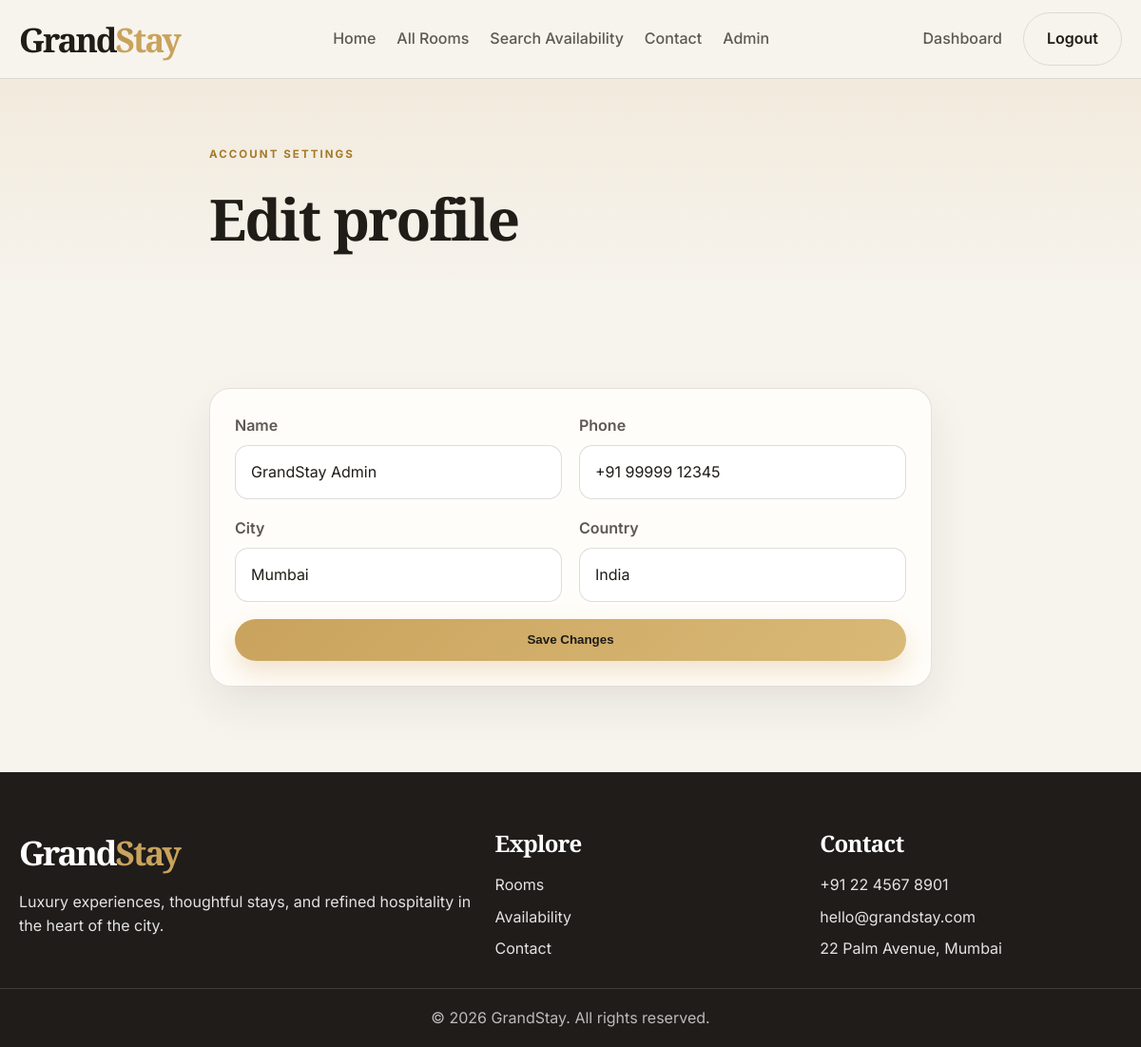
Screenshot of /profile (signed in) with the database file from the repository.
### tables this page shows
CREATE TABLE users (
            id INTEGER PRIMARY KEY AUTOINCREMENT,
            name TEXT NOT NULL,
            email TEXT NOT NULL UNIQUE,
            phone TEXT,
            password_hash TEXT NOT NULL,
            role TEXT DEFAULT 'customer',
            city TEXT,
            country TEXT,
            created_at TEXT DEFAULT CURRENT_TIMESTAMP
        );

### app.py (the view, shortened to what this page needs)
@login_required
@app.route("/profile", methods=["GET", "POST"])
def profile():
    user = get_logged_user()
    return render_template("profile.html", user=user)

### app.py (called while the page is built)
def get_db():
    if "db" not in g:
        conn = sqlite3.connect(DB_PATH)
        conn.row_factory = sqlite3.Row
        g.db = conn
    return g.db

def query_db(query, params=(), one=False):
    rows = get_db().execute(query, params).fetchall()
    if one:
        return dict(rows[0]) if rows else None
    return [dict(row) for row in rows]

def get_logged_user():
    user_id = session.get("user_id")
    if not user_id:
        return None
    return query_db("SELECT * FROM users WHERE id = ?", (user_id,), one=True)

@app.context_processor
def inject_user():
    return {"current_user": get_logged_user()}

### templates/profile.html (shortened to what this page needs)
{% extends 'base.html' %}
{% block content %}
<section class="inner-banner">
    <div class="container small-container">
        <p class="eyebrow">Account settings</p>
        <h1>Edit profile</h1>
    </div>
</section>
<section class="section">
    <div class="container auth-box">
        <div class="auth-panel large-panel">
            <form method="post" action="{{ url_for('profile') }}">
                <div class="two-col">
                    <div class="input-group">
                        <label>Name</label>
                        <input type="text" name="name" value="{{ user.name }}" required>
                    </div>
                    <div class="input-group">
                        <label>Phone</label>
                        <input type="tel" name="phone" value="{{ user.phone or '' }}">
                    </div>
                </div>
                <div class="two-col">
                    <div class="input-group">
                        <label>City</label>
                        <input type="text" name="city" value="{{ user.city or '' }}">
                    </div>
                    <div class="input-group">
                        <label>Country</label>
                        <input type="text" name="country" value="{{ user.country or '' }}">
                    </div>
                </div>
                <button type="submit" class="btn btn-primary full-width">Save Changes</button>
            </form>
        </div>
    </div>
</section>
{% endblock %}

### static/css/style.css (style rules this page uses)
* { box-sizing: border-box; }
:root { --bg: #f7f4ee; --panel: #fffdf9; --panel-alt: #f3efe7; --text: #201c17; --muted: #5d5852; --gold: #c9a35d; --gold-deep: #a57a2a; --dark: #1d1b18; --border: rgba(32, 28, 23, 0.12); --success: #1d7a4d; --error: #b64545; --shadow: 0 20px 45px rgba(32, 28, 23, 0.08); }
html { scroll-behavior: smooth; }
body { margin: 0; font-family: 'Inter', sans-serif; background: var(--bg); color: var(--text); line-height: 1.6; }
p, h1, h2, h3, h4 { margin-top: 0; }
h1, h2, h3, h4, .brand { font-family: 'Cormorant Garamond', serif; font-weight: 700; letter-spacing: -0.03em; }
.container { width: min(1180px, calc(100% - 40px)); margin: 0 auto; }
.small-container { width: min(760px, calc(100% - 40px)); margin: 0 auto; }
.eyebrow { text-transform: uppercase; letter-spacing: 0.18em; font-size: 0.72rem; color: var(--gold-deep); font-weight: 700; margin-bottom: 0.65rem; }
.btn { display: inline-flex; align-items: center; justify-content: center; border: none; border-radius: 999px; padding: 0.9rem 1.5rem; font-weight: 600; cursor: pointer; transition: transform 0.2s ease, box-shadow 0.2s ease, background 0.2s ease; }
.btn-primary { background: linear-gradient(135deg, var(--gold), #d9b977); color: #1d1b18; box-shadow: 0 12px 26px rgba(201, 163, 93, 0.28); }
.full-width { width: 100%; }
.section { padding: 90px 0; }
.intro, .inner-banner { padding-top: 70px; padding-bottom: 24px; }
.room-card, .feature-item, .reason-card, .testimonial-card, .info-card, .detail-panel, .stat-card, .auth-panel, .booking-card-form, .summary-box, .invoice-box, .empty-state { background: var(--panel); border: 1px solid var(--border); border-radius: 22px; box-shadow: var(--shadow); }
.feature-item, .reason-card, .testimonial-card, .info-card, .detail-panel, .stat-card, .auth-panel, .summary-box, .invoice-box, .empty-state { padding: 26px; }
.inner-banner { background: linear-gradient(180deg, rgba(201, 163, 93, 0.12), rgba(247, 244, 238, 0)); padding-bottom: 40px; }
.inner-banner h1 { font-size: clamp(2.8rem, 5vw, 4.3rem); margin: 0; }
.input-group { display: flex; flex-direction: column; gap: 8px; }
.input-group label { font-weight: 600; color: var(--muted); }
.input-group input, .input-group select, .input-group textarea { border: 1px solid rgba(32, 28, 23, 0.15); border-radius: 14px; background: #fff; color: var(--text); font: inherit; padding: 0.9rem 1rem; width: 100%; }
.two-col { display: grid; grid-template-columns: repeat(2, minmax(0, 1fr)); gap: 18px; }
.auth-box { display: flex; justify-content: center; }
.auth-panel { width: min(760px, 100%); }
.auth-panel form { display: grid; gap: 18px; }

### rows the page displays
users: name "GrandStay Admin", phone "+91 99999 12345", city "Mumbai", country "India"
